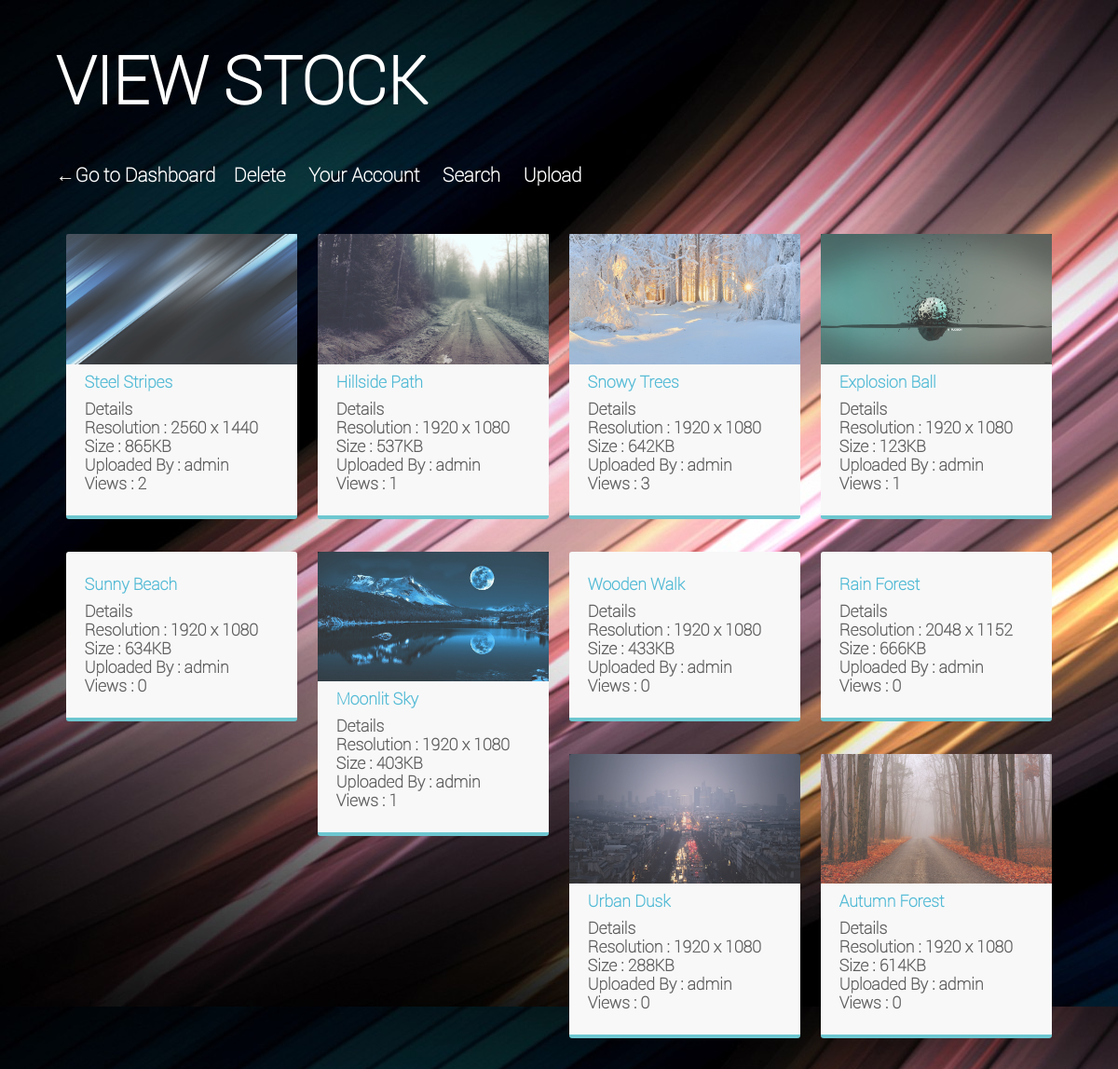
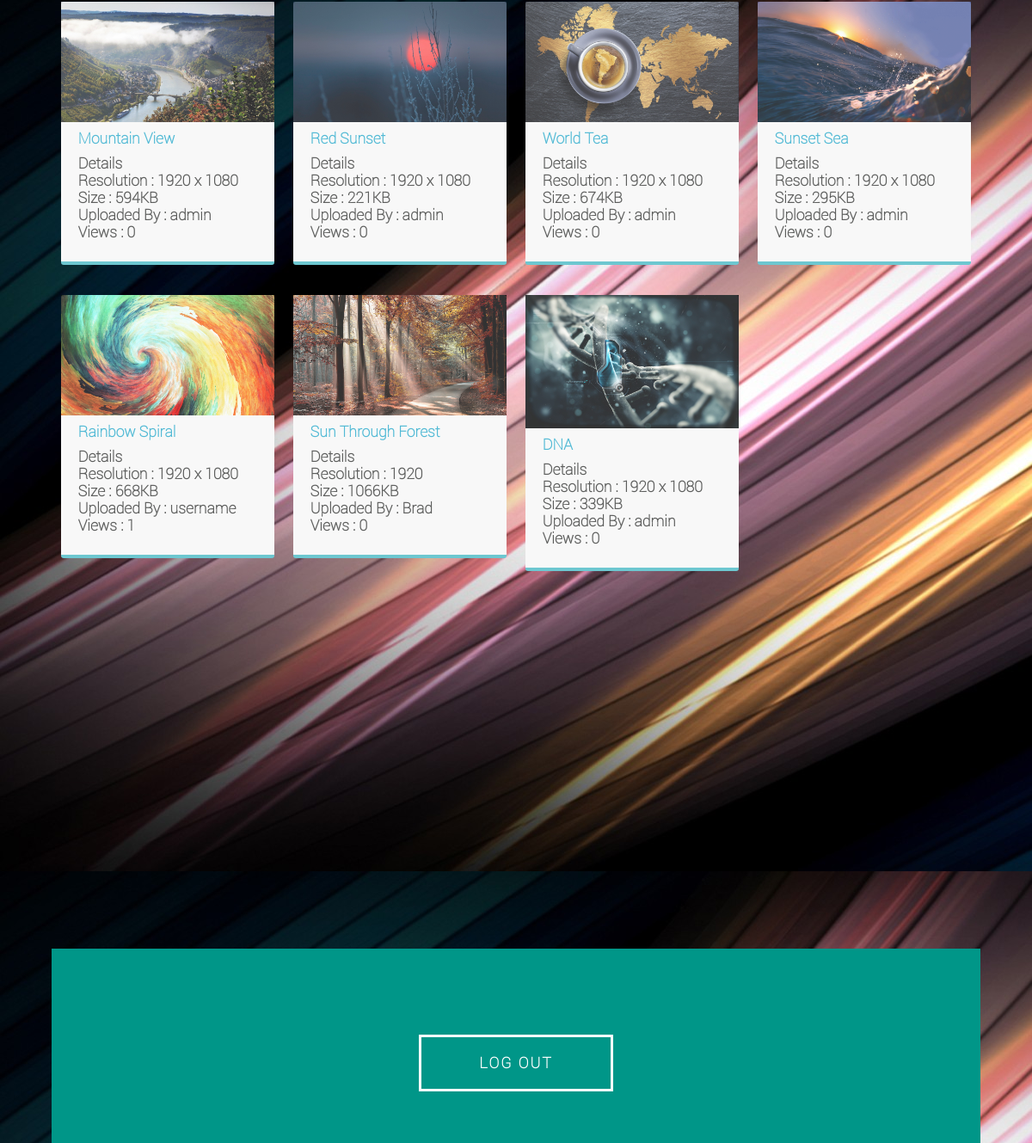
Page /viewstock.php on the committed database (2 pictures, top to bottom).
### tables this page shows
CREATE TABLE `walldata` (
  `wallid` int(3) NOT NULL,
  `Name` varchar(40) DEFAULT NULL,
  `Resolution` varchar(12) DEFAULT NULL,
  `image` varchar(50) DEFAULT NULL,
  `size` varchar(10) DEFAULT NULL,
  `UploadedBy` varchar(40) DEFAULT NULL,
  `views` int(3) DEFAULT NULL
);

### viewstock.php (the view, shortened to what this page needs)
<!doctype html>
<html>
	<head>
		<link href="css/simpleGridTemplate.css" rel="stylesheet" type="text/css">
	</head>
<body>
<div class="container">
    <h1>VIEW STOCK</h1>
    <h3>
     <?php
		if($_SESSION['role']=='admin'){
			echo "<a href='adminpage.php'>←Go to Dashboard</a>&nbsp;&nbsp;&nbsp;&nbsp";
			echo "<a href=managestock.php>Manage Stock</a>&nbsp;&nbsp;&nbsp;&nbsp";
			echo "<a href='manageuseraccounts.php'>Manage Accounts</a>";
		}
		else{
			echo "<a href='userpage.php'>←Go to Dashboard</a>&nbsp;&nbsp;&nbsp;&nbsp";
			echo "<a href='deletestock.php'>Delete</a>";
		}
	?>&nbsp;&nbsp;&nbsp;&nbsp;
	<a href="openaccountuser.php">Your Account</a>&nbsp;&nbsp;&nbsp;&nbsp;
	<a href="searchstock.php">Search</a>&nbsp;&nbsp;&nbsp;&nbsp;
	<a href="uploadstock.php">Upload</a>&nbsp;&nbsp;&nbsp;&nbsp;
    </h3>
  <div class="gallery">
  <?php
  		$link = mysqli_connect("localhost","root","");
		mysqli_select_db($link,"hr");
		$rs = mysqli_query($link,"SELECT * FROM walldata");
  		while($row = mysqli_fetch_row($rs)){
			echo "<center><div class='thumbnail'>
    	<a href='fullimage.php?imagepath=$row[3]'><img src='$row[3]' alt='' width='2000' class='cards'/></a>
      	<h4>$row[1]</h4>
      	<p class='tag'>Details<br/>Resolution : $row[2]<br/>Size : $row[4]<br/>Uploaded By : $row[5]<br/>Views : $row[6]</p>
    </div></center>";
		}
  ?></div>
    <footer id="contact">
    	<a href="userpage.php?sbmtlogout=1"><div class="button">LOG OUT</div></a>
		?></footer>
</body>
</html>

### css/simpleGridTemplate.css (style rules this page uses)
body { margin-top: 6px; margin-right: 0; margin-left: 0; margin-bottom: 0; padding: 0; font-size: 1.1em; font-family: robotofont,Calibri,Helvetica,"Gill Sans", "Gill Sans MT", "Myriad Pro", "DejaVu Sans Condensed", Arial, sans-serif; color: #FFFFFF; background:url(../landingbackground.jpg); }
h1 { font-size:4em; }
a { color:#FFFFFF; text-decoration:blink; transition: all 0.3s linear; }
.container { width: 90%; margin-left: auto; margin-right: auto; }
.gallery { clear: both; display: inline-block; width: 100%; padding-bottom: 35px; padding-top: 0px; margin-top: -5px; margin-bottom: 0px; }
.thumbnail { width: 23%; text-align: center; float: left; margin-top: 35px; background-color: #F8F8F8; padding-bottom: 20px; margin-left: 1%; margin-right: 1%; border-radius: 3px; border-bottom: 4px solid #6DC7D0; transition: all 0.3s linear; }
.gallery .thumbnail h4 { margin-top: 5px; margin-bottom: 5px; color: #52BAD5; text-align: left; padding-left: 20px; padding-right: 20px; }
.gallery .thumbnail p { margin: 0; color: #000000; text-align: left; padding-left: 20px; }
.cards { width: 100%; height: auto; max-width: 400px; max-height: 200px; opacity: 0.8; }
.button { width: 200px; margin-top: 40px; margin-right: auto; margin-bottom: auto; margin-left: auto; padding-top: 20px; padding-right: 10px; padding-bottom: 20px; padding-left: 10px; text-align: center; vertical-align: middle; border-radius: 0px; text-transform: uppercase; font-weight: bold; letter-spacing: 2px; border: 3px solid #FFFFFF; color: #FFFFFF; transition: all 0.3s linear; }
footer { background-color: #009688; margin-top:400px; padding-top: 60px; padding-bottom: 60PX; }
.gallery .thumbnail .tag { color: #5D5E5D; font-weight:bold; padding-bottom: 4px; padding-top: 4px; text-align: left; padding-left: 20px; padding-right: 20px; }

### viewstock.php (style rules this page uses)
h1 { font-family: robotofont; font-size:4em; }

### rows in the picture
walldata: image (picture), Name "Steel Stripes", Resolution "2560 x 1440", size "865KB", UploadedBy "admin", views "2"
walldata: image (picture), Name "Hillside Path", Resolution "1920 x 1080", size "537KB", UploadedBy "admin", views "1"
walldata: image (picture), Name "Snowy Trees", Resolution "1920 x 1080", size "642KB", UploadedBy "admin", views "3"
walldata: image (picture), Name "Explosion Ball", Resolution "1920 x 1080", size "123KB", UploadedBy "admin", views "1"
walldata: Name "Sunny Beach", Resolution "1920 x 1080", size "634KB", UploadedBy "admin", views "0"
walldata: image (picture), Name "Moonlit Sky", Resolution "1920 x 1080", size "403KB", UploadedBy "admin", views "1"
walldata: Name "Wooden Walk", Resolution "1920 x 1080", size "433KB", UploadedBy "admin", views "0"
walldata: Name "Rain Forest", Resolution "2048 x 1152", size "666KB", UploadedBy "admin", views "0"
walldata: image (picture), Name "Urban Dusk", Resolution "1920 x 1080", size "288KB", UploadedBy "admin", views "0"
walldata: image (picture), Name "Autumn Forest", Resolution "1920 x 1080", size "614KB", UploadedBy "admin", views "0"
walldata: image (picture), Name "Mountain View", Resolution "1920 x 1080", size "594KB", UploadedBy "admin", views "0"
walldata: image (picture), Name "Red Sunset", Resolution "1920 x 1080", size "221KB", UploadedBy "admin", views "0"
walldata: image (picture), Name "World Tea", Resolution "1920 x 1080", size "674KB", UploadedBy "admin", views "0"
walldata: image (picture), Name "Sunset Sea", Resolution "1920 x 1080", size "295KB", UploadedBy "admin", views "0"
walldata: image (picture), Name "Rainbow Spiral", Resolution "1920 x 1080", size "668KB", UploadedBy "username", views "1"
walldata: image (picture), Name "Sun Through Forest", Resolution "1920", size "1066KB", UploadedBy "Brad", views "0"
walldata: image (picture), Name "DNA", Resolution "1920 x 1080", size "339KB", UploadedBy "admin", views "0"
